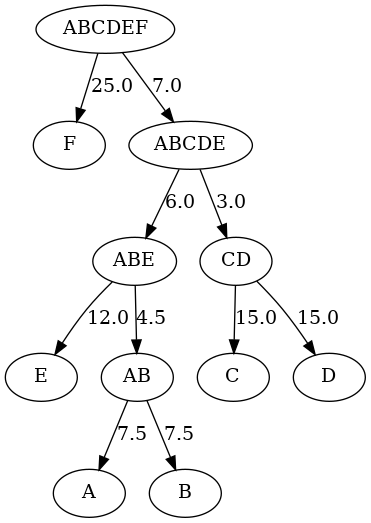

The Python source for this figure:
import sys, time
from graphviz import Digraph



def WPGMA(fileName):

    #starting timer
    start = time.time()

    #Opening file
    with open(fileName, 'r') as file1:
        matrix_string = file1.read()

    #converting matrix into 2 dimensional array
    matrix = matrix_string.split("\n")
    matrix = [digit.split(" ") for digit in matrix]

    distance_up = {}

    #creating graph

    dot = Digraph()
    top = Digraph()
    top.attr(rank="same")

    for species in matrix[0][1:]:
        dot.node(species)
        distance_up[species] = 0
    dot.subgraph(top)

    


    #Main Loop
    while len(matrix) > 2:

        # Find smallest non-zero distance
        min_i = 1
        min_j = 1
        minsize = int(matrix[1][1])
        for i in range(1, len(matrix)):
            for j in range(1, len(matrix)):
                if (int(matrix[j][i]) < minsize and int(matrix[j][i]) != 0 ) or minsize == 0:
                    minsize = int(matrix[j][i])
                    min_i = i
                    min_j = j

        node1 = matrix[0][min_i]
        node2 = matrix[min_j][0]
        nodename = ''.join(sorted(node1+node2))
        distance_up[nodename] = minsize/2

        #create node/edges
        dot.node(nodename)
        dot.edge(nodename, node1, str(minsize/2-distance_up[node1]))
        dot.edge(nodename, node2, str(minsize/2-distance_up[node2]))


        # add new node to the matrix
        matrix.append([nodename]+[(int(matrix[i][min_i])+int(matrix[i][min_j]))/2 for i in range(1, len(matrix))])
        for i in range(len(matrix)-1):
            matrix[i].append(matrix[-1][i])
        matrix[-1].append(0)

        #remove the old nodes from the matrix
        to_be_removed = [min_i, min_j]

        #ensure that deletion is done downwards so that indexes dont change
        to_be_removed.sort(reverse=True)

        for i in to_be_removed:
            del matrix[i]
            for j in range(len(matrix)):
                del matrix[j][i]
        
        for i in matrix:
            for j in i:
                tbp = str(j)
                pad = 8-len(tbp)
                print(tbp+' '*pad, end='')
            print()
        print("-----------")

        

    dot.render("q3", format="png")
    stop = time.time()
    time_taken=stop-start

    print("time taken: "+str(time_taken))
